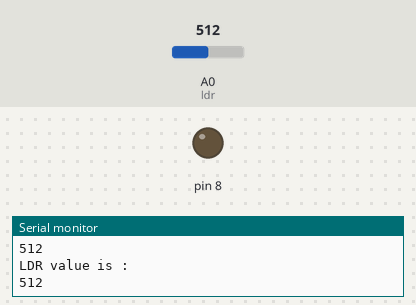
Recording of a sketch running on a simulated Arduino Uno, built with avr-gcc and run on an emulated ATmega328P. Parts: output pins drawn as LEDs (lit = HIGH), the last lines printed to the serial monitor. Inputs (shaded band) come from the test bench; at power-on: A0 (ldr) = 512.

Above: at 1.2 s.
1.3 s: A0 (ldr) set to 313
2.8 s: A0 (ldr) set to 290
At 3.2 s:
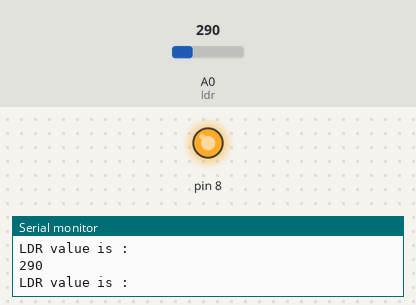
4.3 s: A0 (ldr) set to 306
At 5.0 s:
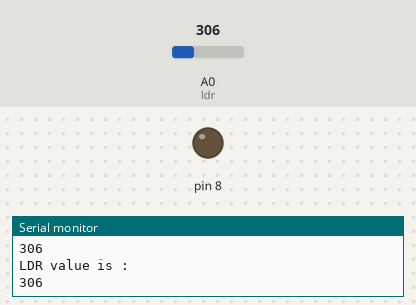
7.3 s: A0 (ldr) set to 122
At 7.8 s:
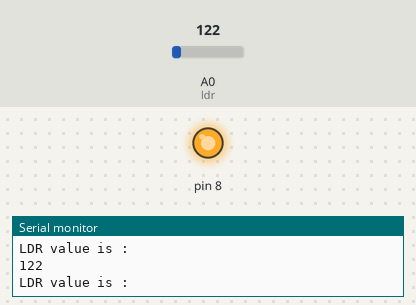
Timing chart, 0 to 10.3 s (numbered marks = the images above; inputs shaded):
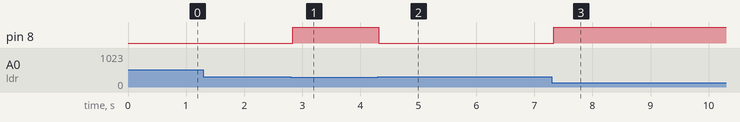

The sketch:

4.Ldr_led_toggle_blink.ino
```cpp
int ldr=A0;//Set A0(Analog Input) for LDR.
int value=0;

void setup() {
Serial.begin(9600);
pinMode(8,OUTPUT);
}

void loop() {
value=analogRead(ldr);//Reads the Value of LDR(light).
Serial.println("LDR value is :");//Prints the value of LDR to Serial Monitor.
Serial.println(value);
if(value<300 )
  {
    digitalWrite(8,HIGH);//Makes the LED glow in Dark.
  }
  else
  {
    digitalWrite(8,LOW);//Turns the LED OFF in Light.
  }
}
```

Measured:
- the behaviour switches between 300 and 299 on A0 (ldr) (found by bisection; images 0 and 1)
- after the input at 2.8 s, pin 8: LOW → HIGH at once
- after the input at 4.3 s, pin 8: HIGH → LOW at once
- after the input at 7.3 s, pin 8: LOW → HIGH at once
